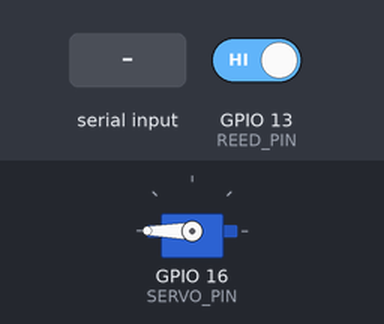
A sketch run on a simulated ESP32. Parts: servo. Inputs (shaded band) come from the test bench; at power-on: GPIO 13 (REED_PIN) HIGH. What the sketch prints to the serial monitor is not drawn.

Above: at 2.4 s.
2.5 s: "w\n" received over Serial
At 3.2 s:
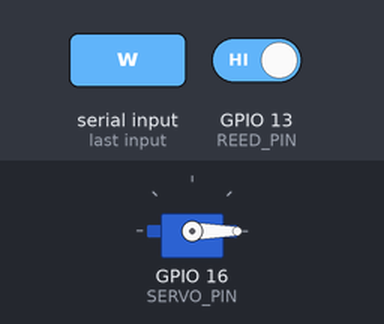
Timing chart, 0 to 11.5 s (numbered marks = the images above; inputs shaded):
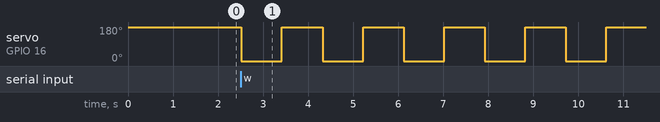

The sketch:

test_slot1.ino
```cpp
/*
  1번 슬롯 단독 테스트 — 서보 1개 + 리드스위치 1개
  ----------------------------------------------------
  WiFi·서버 없이 배선과 부품만 확인하는 코드입니다.

  배선 (센서쉴드 기준)
    서보 1번   : 실드 5번 자리 (GPIO16) — 3핀 그대로, 주황=S
    리드스위치 : 실드 9번 자리 (GPIO13) — S와 G에만 연결
    ⚠ 서보 전원은 실드 외부 전원 단자에 5V!

  켜면 자동으로:
    - 자석을 대거나 떼면 즉시 "우산 있음/없음"이 찍힘 (리드 확인)

  시리얼 모니터(115200) 명령:
    o = 열기 (0도, 열린 채 유지 — 전압 재보기 좋음)
    c = 닫기 (180도)
    t = 대여 흐름 테스트: 열림 → 5초 → 닫힘 → 우산 유무로 결과 판정
    w = 왕복 10회 (열림↔닫힘 반복 — 전원이 버티는지 스트레스 테스트)
    s = 지금 상태 보기
*/

#include <ESP32Servo.h>

const int SERVO_PIN = 16;     // 실드 5번 자리
const int REED_PIN  = 13;     // 실드 9번 자리

const int ANGLE_CLOSED = 180;   // 실측 확인값
const int ANGLE_OPEN   = 0;

Servo servo;
bool lastPresent;

// 자석 가까이(우산 있음) → LOW
bool umbrellaPresent() { return digitalRead(REED_PIN) == LOW; }

void moveTo(int angle) {
  if (!servo.attached()) {
    if (servo.attach(SERVO_PIN, 500, 2400) == 0)
      Serial.printf("⚠ 서보 연결 실패 — GPIO%d에 PWM을 못 잡았어요\n", SERVO_PIN);
  }
  servo.write(angle);
  delay(900);                 // 다 움직일 때까지
  servo.detach();             // 힘 빼기 (전류·떨림 감소)
}

void printState() {
  Serial.printf("우산 %s\n", umbrellaPresent() ? "있음" : "없음");
}

void setup() {
  Serial.begin(115200);
  delay(300);
  pinMode(REED_PIN, INPUT_PULLUP);

  // ESP32Servo가 쓸 PWM 타이머 확보 — 없으면 attach()가 조용히 실패합니다
  ESP32PWM::allocateTimer(0);
  ESP32PWM::allocateTimer(1);
  ESP32PWM::allocateTimer(2);
  ESP32PWM::allocateTimer(3);
  servo.setPeriodHertz(50);

  Serial.println("\n=== 1번 슬롯 테스트 ===");
  Serial.println("명령: o=열기  c=닫기  t=대여흐름  w=왕복10회  s=상태");

  Serial.println("닫힘(180도)으로 시작");
  moveTo(ANGLE_CLOSED);

  lastPresent = umbrellaPresent();
  printState();
  Serial.println("→ 자석을 대거나 떼보세요. 바뀔 때마다 찍힙니다.");
}

void loop() {
  // ① 리드스위치: 바뀌는 순간 바로 출력
  bool now = umbrellaPresent();
  if (now != lastPresent) {
    lastPresent = now;
    printState();
  }

  // ② 시리얼 명령
  if (!Serial.available()) { delay(20); return; }
  String cmd = Serial.readStringUntil('\n');
  cmd.trim();
  cmd.toLowerCase();
  if (cmd.length() == 0) return;

  if (cmd == "o") {
    Serial.println("열림 (0도) — 이 상태로 실드 V-G 전압을 재보세요");
    if (!servo.attached()) servo.attach(SERVO_PIN, 500, 2400);
    servo.write(ANGLE_OPEN);              // 열어둔 채 유지 (detach 안 함)
  }
  else if (cmd == "c") {
    Serial.println("닫힘 (180도)");
    moveTo(ANGLE_CLOSED);
  }
  else if (cmd == "t") {
    Serial.println("슬롯1 열림");
    moveTo(ANGLE_OPEN);
    delay(5000 - 900);                    // moveTo가 이미 0.9초 씀
    Serial.println("5초후 닫힘");
    moveTo(ANGLE_CLOSED);
    if (!umbrellaPresent()) Serial.println("대여완료 (우산 없음)");
    else                    Serial.println("대여실패 — 우산이 그대로 있어요");
  }
  else if (cmd == "w") {
    Serial.println("왕복 10회 시작 — 도중에 멈추거나 보드가 리셋되면 전원 부족!");
    for (int i = 1; i <= 10; i++) {
      Serial.printf("  %d회\n", i);
      moveTo(ANGLE_OPEN);
      moveTo(ANGLE_CLOSED);
    }
    Serial.println("왕복 10회 완료 — 여기까지 왔으면 전원은 충분합니다");
  }
  else if (cmd == "s") {
    printState();
  }
  else {
    Serial.println("모르는 명령: " + cmd + "  (o/c/t/w/s)");
  }
}
```

Measured:
- after the input at 2.5 s, servo on GPIO 16 (SERVO_PIN): alternates 180° for 0.90 s and 0° for 0.90 s, starting at once
